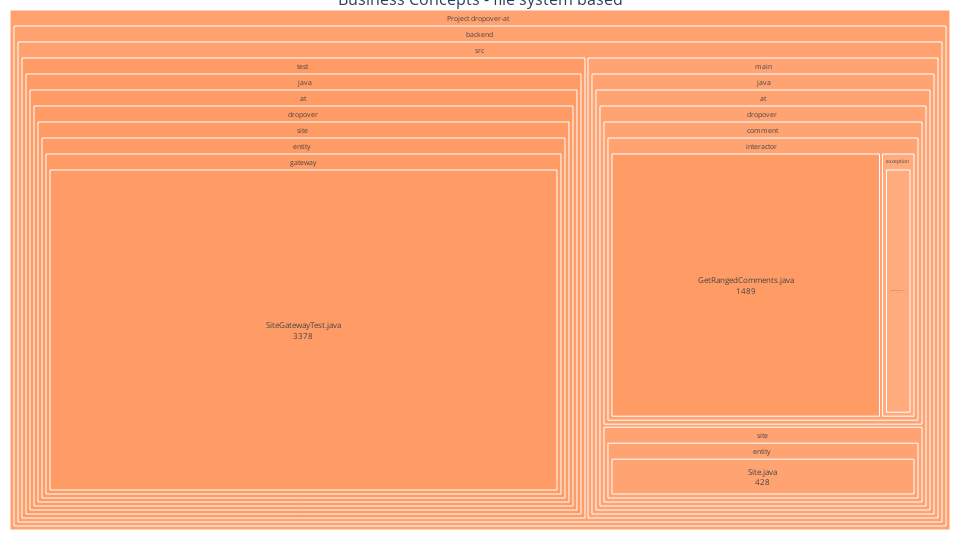

This figure's notebook cell:
### Code cell
# Create treemap for business files based on filesystem structure
business_df = results_df[results_df['concept_type'] == 'business']
business_treemap_data = create_treemap_data(business_df, 'file_path')

business_colorscale = [
    (0.0, '#ffffff'),   # White for score 0
    (0.01, '#ffe6d9'),   # Almost white for score >0
    (1.0, '#ff9c66')    # Black for score 1
]

business_fig = create_treemap_visualization(
    business_treemap_data, 
    'Business Concepts - file system based',
    business_colorscale
)

business_fig.show()

### Figure 1 — Plotly figure (JSON) as saved in the notebook; plotly's stock layout.template omitted (floating-point values rounded to 4 significant figures)
{"data": [{"branchvalues": "total", "customdata": ["Total files: 4<br>Avg Score: 0.93<br>Total Lines: 5,485", "Directory: backend<br>Files: 4<br>Avg Score: 0.93<br>Total Lines: 5,485", "Directory: backend/src<br>Files: 4<br>Avg Score: 0.93<br>Total Lines: 5,485", "Directory: backend/src/main<br>Files: 3<br>Avg Score: 0.90<br>Total Lines: 2,107", "Directory: backend/src/main/java<br>Files: 3<br>Avg Score: 0.90<br>Total Lines: 2,107", "Directory: backend/src/main/java/at<br>Files: 3<br>Avg Score: 0.90<br>Total Lines: 2,107", "Directory: backend/src/main/java/at/dropover<br>Files: 3<br>Avg Score: 0.90<br>Total Lines: 2,107", "Directory: backend/src/main/java/at/dropover/comment<br>Files: 2<br>Avg Score: 0.90<br>Total Lines: 1,679", "Directory: backend/src/main/java/at/dropover/comment/interactor<br>Files: 2<br>Avg Score: 0.90<br>Total Lines: 1,679", "Directory: backend/src/main/java/at/dropover/comment/interactor/exception<br>Files: 1<br>Avg Score: 0.80<br>Total Lines: 190", "Directory: backend/src/main/java/at/dropover/site<br>Files: 1<br>Avg Score: 0.90<br>Total Lines: 428", "Directory: backend/src/main/java/at/dropover/site/entity<br>Files: 1<br>Avg Score: 0.90<br>Total Lines: 428", "Directory: backend/src/test<br>Files: 1<br>Avg Score: 1.00<br>Total Lines: 3,378", "Directory: backend/src/test/java<br>Files: 1<br>Avg Score: 1.00<br>Total Lines: 3,378", "Directory: backend/src/test/java/at<br>Files: 1<br>Avg Score: 1.00<br>Total Lines: 3,378", "Directory: backend/src/test/java/at/dropover<br>Files: 1<br>Avg Score: 1.00<br>Total Lines: 3,378", "Directory: backend/src/test/java/at/dropover/site<br>Files: 1<br>Avg Score: 1.00<br>Total Lines: 3,378", "Directory: backend/src/test/java/at/dropover/site/entity<br>Files: 1<br>Avg Score: 1.00<br>Total Lines: 3,378", "Directory: backend/src/test/java/at/dropover/site/entity/gateway<br>Files: 1<br>Avg Score: 1.00<br>Total Lines: 3,378", "File: Site.java<br>Score: 0.90<br>Lines: 428<br>Concept: Site<br>Path: ../../../dropover-at/backend/src/main/java/at/dropover/site/entity/Site.java<br>Explanation: The code defines a Java interface named `Site`, directly matching the concept name. Its methods, suc...", "File: SiteGatewayTest.java<br>Score: 1.00<br>Lines: 3378<br>Concept: Site<br>Path: ../../../dropover-at/backend/src/test/java/at/dropover/site/entity/gateway/SiteGatewayTest.java<br>Explanation: The code provides abstract tests for a `SiteGateway`, which is responsible for creating and retrievi...", "File: GetRangedComments.java<br>Score: 1.00<br>Lines: 1489<br>Concept: Comment<br>Path: ../../../dropover-at/backend/src/main/java/at/dropover/comment/interactor/GetRangedComments.java<br>Explanation: This code directly implements the \"retrieve\" aspect of the 'Comment' concept. The `GetRangedComments...", "File: PostNotInPastException.java<br>Score: 0.80<br>Lines: 190<br>Concept: Comment<br>Path: ../../../dropover-at/backend/src/main/java/at/dropover/comment/interactor/exception/PostNotInPastException.java<br>Explanation: The source code defines a custom exception, `PostNotInPastException`. Its package, `at.dropover.comm..."], "hovertemplate": "<b>%{label}</b><br>%{customdata}<extra></extra>", "ids": ["root", "backend", "backend/src", "backend/src/main", "backend/src/main/java", "backend/src/main/java/at", "backend/src/main/java/at/dropover", "backend/src/main/java/at/dropover/comment", "backend/src/main/java/at/dropover/comment/interactor", "backend/src/main/java/at/dropover/comment/interactor/exception", "backend/src/main/java/at/dropover/site", "backend/src/main/java/at/dropover/site/entity", "backend/src/test", "backend/src/test/java", "backend/src/test/java/at", "backend/src/test/java/at/dropover", "backend/src/test/java/at/dropover/site", "backend/src/test/java/at/dropover/site/entity", "backend/src/test/java/at/dropover/site/entity/gateway", "backend/src/main/java/at/dropover/site/entity/Site.java", "backend/src/test/java/at/dropover/site/entity/gateway/SiteGatewayTest.java", "backend/src/main/java/at/dropover/comment/interactor/GetRangedComments.java", "backend/src/main/java/at/dropover/comment/interactor/exception/PostNotInPastException.java"], "labels": ["Project dropover-at", "backend", "src", "main", "java", "at", "dropover", "comment", "interactor", "exception", "site", "entity", "test", "java", "at", "dropover", "site", "entity", "gateway", "Site.java", "SiteGatewayTest.java", "GetRangedComments.java", "PostNotInPastException.java"], "marker": {"cmax": 1, "cmin": 0, "colors": [0.925, 0.925, 0.925, 0.9, 0.9, 0.9, 0.9, 0.9, 0.9, 0.8, 0.9, 0.9, 1, 1, 1, 1, 1, 1, 1, 0.9, 1, 1, 0.8], "colorscale": [[0, "#ffffff"], [0.01, "#ffe6d9"], [1, "#ff9c66"]]}, "parents": ["", "root", "backend", "backend/src", "backend/src/main", "backend/src/main/java", "backend/src/main/java/at", "backend/src/main/java/at/dropover", "backend/src/main/java/at/dropover/comment", "backend/src/main/java/at/dropover/comment/interactor", "backend/src/main/java/at/dropover", "backend/src/main/java/at/dropover/site", "backend/src", "backend/src/test", "backend/src/test/java", "backend/src/test/java/at", "backend/src/test/java/at/dropover", "backend/src/test/java/at/dropover/site", "backend/src/test/java/at/dropover/site/entity", "backend/src/main/java/at/dropover/site/entity", "backend/src/test/java/at/dropover/site/entity/gateway", "backend/src/main/java/at/dropover/comment/interactor", "backend/src/main/java/at/dropover/comment/interactor/exception"], "textfont": {"size": 8}, "textinfo": "label+value", "textposition": "middle center", "type": "treemap", "values": [5485, 5485, 5485, 2107, 2107, 2107, 2107, 1679, 1679, 190, 428, 428, 3378, 3378, 3378, 3378, 3378, 3378, 3378, 428, 3378, 1489, 190]}], "layout": {"height": 540, "margin": {"b": 10, "l": 10, "r": 10, "t": 10}, "title": {"font": {"size": 16}, "text": "Business Concepts - file system based", "x": 0.5, "xanchor": "center"}, "width": 960}}
